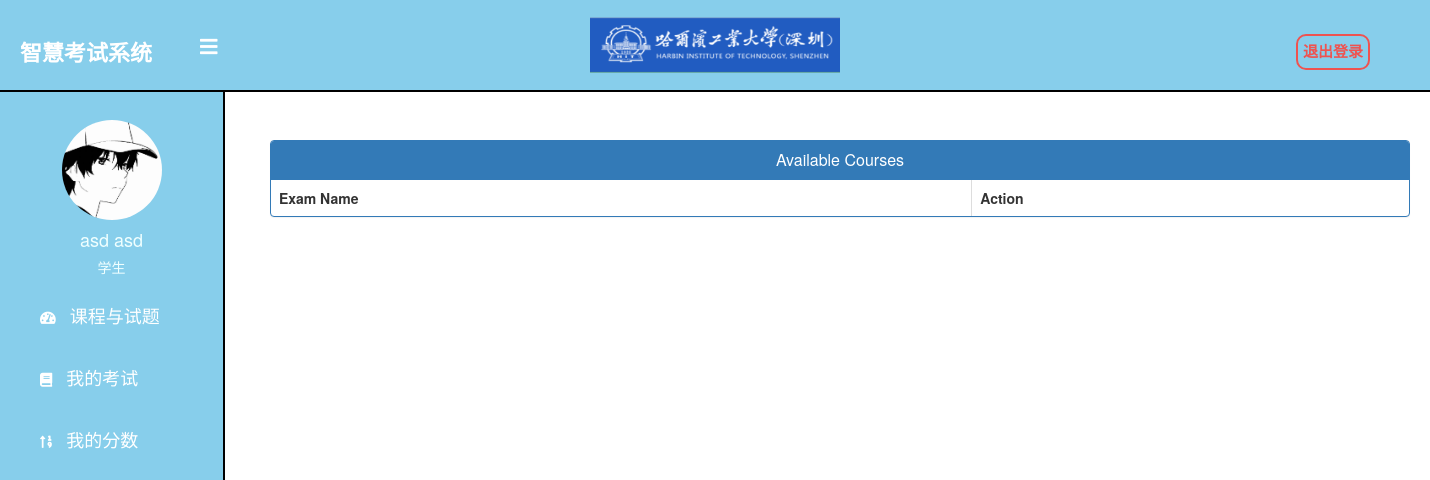
Page /student/student-exam (signed in) on the earlier database version.
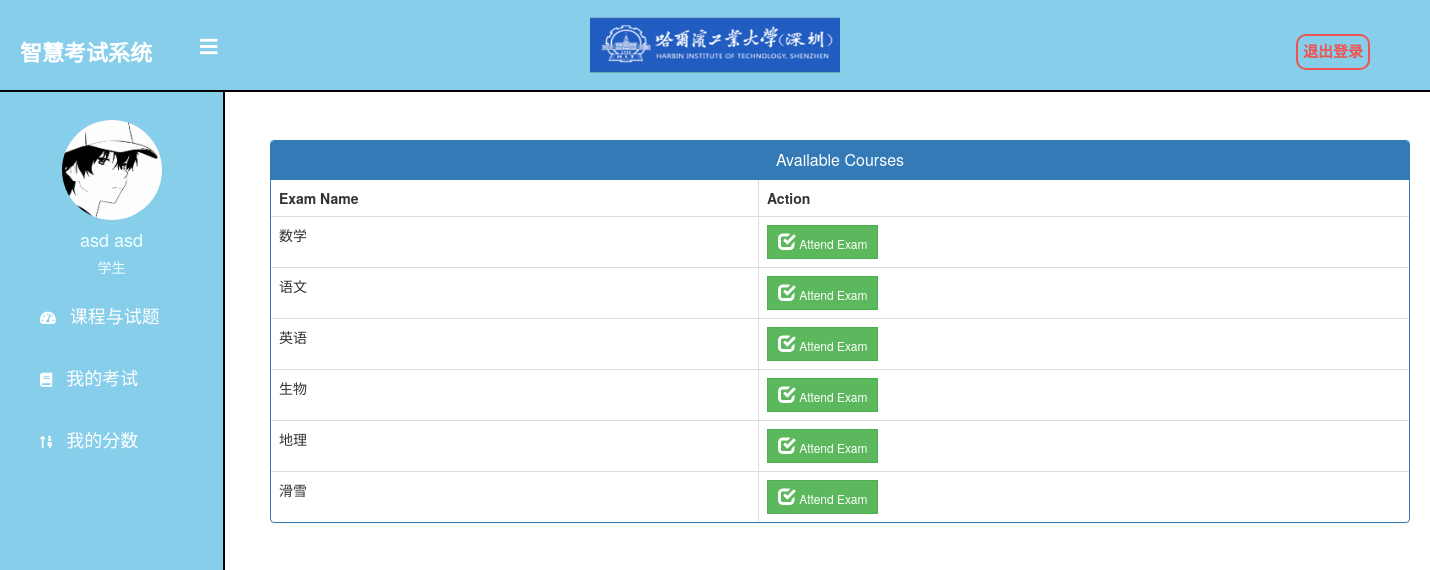
Same page on the later database version.
### Exam/models.py (models this page shows, shortened)
class Course(models.Model):
   course_name = models.CharField(max_length=50)
   question_number = models.PositiveIntegerField()
   total_marks = models.PositiveIntegerField()
   date = models.DateTimeField(auto_now=True)

### Student/views.py (the view)
# urls.py: path('student-exam', views.student_exam,name='student-exam'),
@login_required(login_url='student_login')
@user_passes_test(is_student)
def student_exam(request):
    courses=QMODEL.Course.objects.all()
    return render(request,'student/student_exam.html', context={'courses':courses})

### Student/views.py (called while the page is built)
def is_student(user):
    return user.groups.filter(name='STUDENT').exists()

### templates/student/student_exam.html (shortened to what this page needs)
{% extends 'student/student_base.html' %} {% block content %} {%load static%}
<head>
  <link href="//netdna.bootstrapcdn.com/bootstrap/3.0.0/css/bootstrap.min.css" rel="stylesheet" id="bootstrap-css" />
</head>
<br />
<br />
<div class="container">
  <div class="panel panel-primary">
    <div class="panel-heading">
      <h6 class="panel-title">Available Courses</h6>
    </div>
    <table class="table table-hover table-bordered" id="dev-table">
      <thead>
        <tr>
          <th>Exam Name</th>
          <th>Action</th>
        </tr>
      </thead>
      {% for t in courses %}
      <tr>
        <td>{{t.course_name}}</td>
        <td>
          <a class="btn btn-success btn-sm" style="border-radius: 0px" href="{% url 'take-exam' t.id  %}">
            <span class="glyphicon glyphicon-check"></span>
            Attend Exam
          </a>
        </td>
      </tr>
      {% endfor %}
    </table>
  </div>
</div>
<br />
<br />
<br />
<br />
<br />
<br />
{% endblock content %}

Differences in the rows shown:
added Course: course_name "数学"
added Course: course_name "语文"
added Course: course_name "英语"
added Course: course_name "生物"
added Course: course_name "地理"
added Course: course_name "滑雪"
